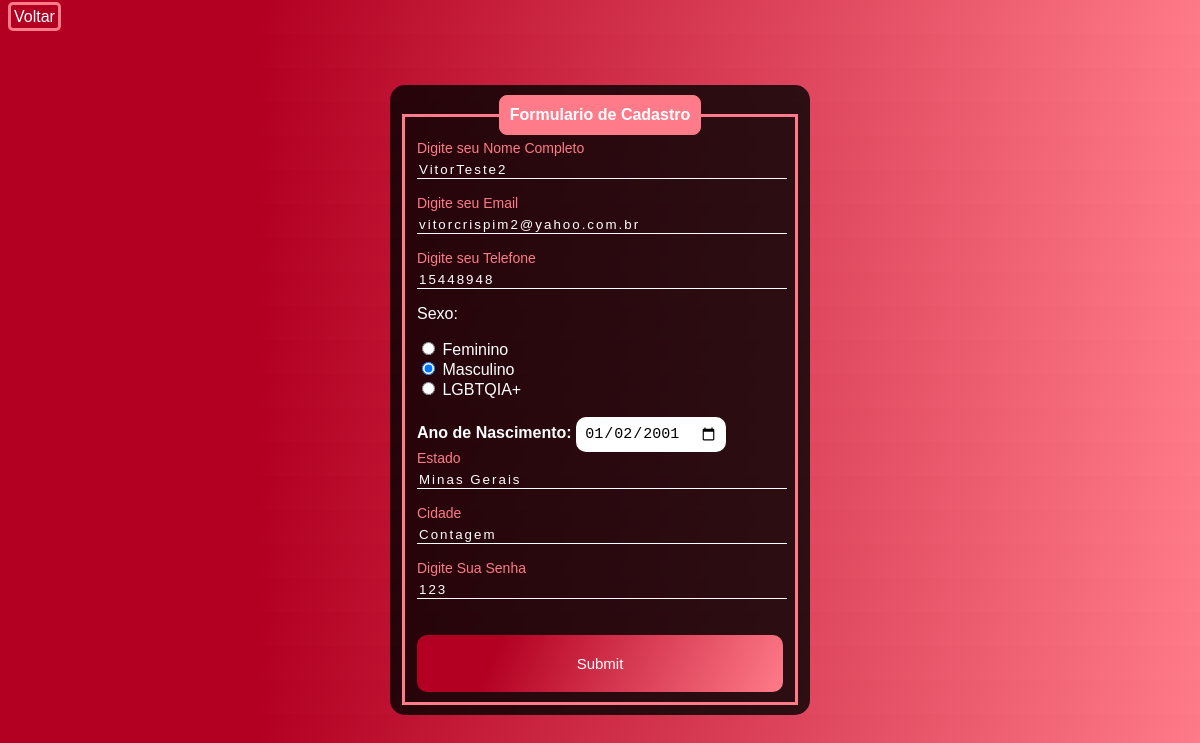
The page /edit.php?id=1 on the database its author committed.
### tables this page shows
CREATE TABLE `tb_usuarios` (
  `usuario_id` int NOT NULL AUTO_INCREMENT,
  `nome_usuario` varchar(45) NOT NULL,
  `email_usuario` varchar(110) DEFAULT NULL,
  `telefone_usuario` varchar(15) DEFAULT NULL,
  `sexo_usuario` varchar(15) DEFAULT NULL,
  `data_nascimento` date NOT NULL,
  `estado` varchar(45) NOT NULL,
  `cidade` varchar(45) NOT NULL,
  `senha_usuario` varchar(25) DEFAULT NULL,
  PRIMARY KEY (`usuario_id`)
);

### edit.php (the view, shortened to what this page needs)
<?php
if(!empty($_GET['id']))
{
    include_once ('config.php');
    $id = $_GET['id'];
    $sqlSelect = "SELECT * FROM tb_usuarios WHERE usuario_id = $id ";
    $result =$conexao ->query($sqlSelect);
    if($result -> num_rows > 0)
    {
        while($user_data = mysqli_fetch_assoc ($result))
        {
            $nome =  $user_data ['nome_usuario'];
            $email = $user_data ['email_usuario'];
            $telefone = $user_data ['telefone_usuario'];
            $genero = $user_data ['sexo_usuario'];
            $data_nascimento = $user_data ['data_nascimento'];
            $estado = $user_data ['estado'];
            $cidade = $user_data ['cidade'];
            $senha = $user_data ['senha_usuario'];
        }
    }
    else
    {
        header('Location:sistema.php');
    }
}
    else
    {
        header('Location:sistema.php');
    }
?>
<!DOCTYPE html>
<html lang="pt-br">
<head>
    <link rel="stylesheet" href="css/edit.css">
</head>
    <body>
        <a href="sistema.php">Voltar</a>
        <div id="container">
            <form action="saveEdit.php" method="POST">
                <fieldset>
                    <legend><strong>Formulario de Cadastro</strong></legend>
                        <div class="inputbox">
                            <input type="text" name="nome" id="nome" class="input-user" value = '<?php echo $nome ?>' required>
                            <label for="nome" class = "move-label" >Digite seu Nome Completo</label>
                        </div>
                        <br><br>
                        <div class="inputbox">
                            <input type="email" name="email" id="email" class="input-user" value = '<?php echo $email ?>'  required>
                            <label for="email" class = "move-label">Digite seu Email </label>
                        </div>
                        <br><br>
                        <div class="inputbox">
                            <input type="tel" name="telefone" id="telefone" class="input-user" value = '<?php echo $telefone ?>' required>
                            <label for="telefone" class = "move-label" >Digite seu Telefone</label>
                        </div>
                                <p>Sexo:</p>
                                <input type="radio" name="genero" id="feminino" value="feminino" <?php echo $genero == 'feminino' ? 'checked' : ''  ?> required>
                                <label for="feminino">Feminino</label> <br>
                                <input type="radio" name="genero" id="masculino" value="masculino"  <?php echo $genero == 'masculino' ? 'checked' : ''  ?> required>
                                <label for="masculino">Masculino</label><br>
                                <input type="radio" name="genero" id="outros" value="outros"  <?php echo $genero == 'outros' ? 'checked' : ''  ?> required>
                                <label for="outros">LGBTQIA+</label><br> <br>
                            <label for="data_nascimento"><strong>Ano de Nascimento:
                            </strong></label>
                            <input type="date" name="data_nascimento" id="data_nascimento" value = '<?php echo $data_nascimento ?>' required>
                        <br><br>
                        <div class="inputbox" >
                            <input type="text" name="estado" id="estado" class="input-user" value = '<?php echo $estado ?>' required>
                            <label for="estado" class = "move-label">Estado</label>
                        </div>
                        <br><br>
                        <div class="inputbox">
                            <input type="text" name="cidade" id="cidade" class="input-user" value = '<?php echo $cidade ?>' required>
                            <label for="cidade" class = "move-label" >Cidade</label>
                        </div>
                        <br><br>
                        <div class="inputbox">
                            <input type="text" name="senha" id="senha" class="input-user" value = '<?php echo $senha ?>' required>
                            <label for="senha" class = "move-label">Digite Sua Senha</label>
                        </div>
                        <br><br>
                        <input type="submit"  name="update" id="update">
                </fieldset>
            </form>
        </div>
    </body>
</html>

### css/edit.css (style rules this page uses)
body { font-family: Arial, Helvetica, sans-serif; background: rgb(255, 123, 137); background: linear-gradient( 295deg, rgba(255, 123, 137, 1) 0%, rgba(179, 0, 34, 1) 78% ); }
fieldset { border: 3px solid rgb(255, 123, 137); padding-top: 25px; }
legend { border: 1px solid rgb(255, 123, 137); padding: 10px; text-align: center; background-color: rgb(255, 123, 137); border-radius: 8px; }
a { color: white; text-decoration: none; padding: 3px; border: 3px solid rgba(255, 123, 137, 1) ; border-radius: 5px; }
#container { position: absolute; top: 50%; left: 50%; transform: translate(-50%, -50%); background-color: rgb(0, 0, 0, 0.8); padding: 10px; border-radius: 15px; width: 25%; color: white; min-width: 400px; min-height: 600px }
#data_nascimento { border: none; padding: 8px; border-radius: 10px; outline: none; font-size: 15px; }
#update { background: rgb(255, 123, 137); background: linear-gradient( 295deg, rgba(255, 123, 137, 1) 0%, rgba(179, 0, 34, 1) 78% ); border-radius: 10px; width: 100%; border: none; padding: 20px; color: white; font-size: 15px; cursor: pointer; }
.inputbox { position: relative; }
.input-user { background: none; border: none; border-bottom: 1px solid white; color: white; outline: none; width: 100%; letter-spacing: 2px; }
.move-label { position: absolute; top: 0px; left: 0px; pointer-events: none; transition: 0.5s; }
.input-user:focus ~ .move-label, .input-user:valid ~ .move-label { top: -20px; font-size: 14px; color: rgb(255, 123, 137); }

### rows shown on the page
tb_usuarios: nome "VitorTeste2", email "vitorcrispim2@yahoo.com.br", telefone "15448948", sexo_usuario "☐ Feminino", sexo_usuario "☑ Masculino", sexo_usuario "☐ LGBTQIA+", data_nascimento "01/02/2001", estado "Minas Gerais", cidade "Contagem", senha "123"
